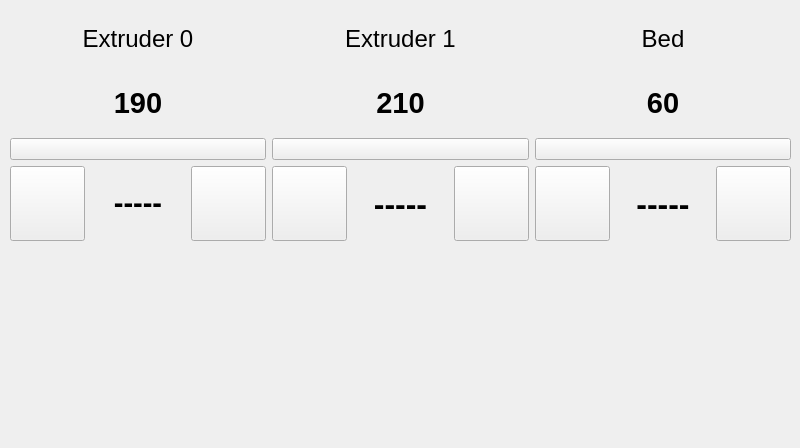
<?xml version="1.0" encoding="UTF-8"?>
<ui version="4.0">
 <class>TemperaturePage</class>
 <widget class="QWidget" name="TemperaturePage">
  <property name="geometry">
   <rect>
    <x>0</x>
    <y>0</y>
    <width>800</width>
    <height>448</height>
   </rect>
  </property>
  <property name="maximumSize">
   <size>
    <width>800</width>
    <height>448</height>
   </size>
  </property>
  <property name="windowTitle">
   <string>TemperatureWindow</string>
  </property>
  <widget class="QWidget" name="widget" native="true">
   <property name="geometry">
    <rect>
     <x>20</x>
     <y>250</y>
     <width>781</width>
     <height>171</height>
    </rect>
   </property>
   <layout class="QGridLayout" name="gridLayout">
    <property name="leftMargin">
     <number>0</number>
    </property>
    <property name="topMargin">
     <number>0</number>
    </property>
    <property name="rightMargin">
     <number>0</number>
    </property>
    <property name="bottomMargin">
     <number>0</number>
    </property>
    <property name="spacing">
     <number>0</number>
    </property>
   </layout>
  </widget>
  <widget class="QWidget" name="widget_2" native="true">
   <property name="geometry">
    <rect>
     <x>10</x>
     <y>10</y>
     <width>781</width>
     <height>231</height>
    </rect>
   </property>
   <layout class="QVBoxLayout" name="verticalLayout">
    <property name="topMargin">
     <number>0</number>
    </property>
    <property name="bottomMargin">
     <number>0</number>
    </property>
    <item>
     <layout class="QHBoxLayout" name="upper">
      <item>
       <layout class="QVBoxLayout" name="verticalLayout_4">
        <item>
         <widget class="QLabel" name="e1label">
          <property name="font">
           <font>
            <pointsize>18</pointsize>
           </font>
          </property>
          <property name="text">
           <string>Extruder 0</string>
          </property>
          <property name="alignment">
           <set>Qt::AlignCenter</set>
          </property>
         </widget>
        </item>
        <item>
         <widget class="QLabel" name="e1temp">
          <property name="font">
           <font>
            <pointsize>22</pointsize>
            <weight>75</weight>
            <bold>true</bold>
           </font>
          </property>
          <property name="text">
           <string>190</string>
          </property>
          <property name="alignment">
           <set>Qt::AlignCenter</set>
          </property>
         </widget>
        </item>
        <item>
         <widget class="QPushButton" name="e1img">
          <property name="text">
           <string/>
          </property>
          <property name="icon">
           <iconset>
            <normaloff>img/nozzleidle.png</normaloff>img/nozzleidle.png</iconset>
          </property>
          <property name="iconSize">
           <size>
            <width>90</width>
            <height>90</height>
           </size>
          </property>
         </widget>
        </item>
       </layout>
      </item>
      <item>
       <layout class="QVBoxLayout" name="verticalLayout_3">
        <item>
         <widget class="QLabel" name="e2label">
          <property name="font">
           <font>
            <pointsize>18</pointsize>
           </font>
          </property>
          <property name="text">
           <string>Extruder 1</string>
          </property>
          <property name="alignment">
           <set>Qt::AlignCenter</set>
          </property>
         </widget>
        </item>
        <item>
         <widget class="QLabel" name="e2temp">
          <property name="font">
           <font>
            <pointsize>22</pointsize>
            <weight>75</weight>
            <bold>true</bold>
           </font>
          </property>
          <property name="text">
           <string>210</string>
          </property>
          <property name="alignment">
           <set>Qt::AlignCenter</set>
          </property>
         </widget>
        </item>
        <item>
         <widget class="QPushButton" name="e2img">
          <property name="text">
           <string/>
          </property>
          <property name="icon">
           <iconset>
            <normaloff>img/nozzleidle.png</normaloff>img/nozzleidle.png</iconset>
          </property>
          <property name="iconSize">
           <size>
            <width>80</width>
            <height>80</height>
           </size>
          </property>
         </widget>
        </item>
       </layout>
      </item>
      <item>
       <layout class="QVBoxLayout" name="verticalLayout_2">
        <item>
         <widget class="QLabel" name="bedlabel">
          <property name="font">
           <font>
            <pointsize>18</pointsize>
           </font>
          </property>
          <property name="text">
           <string>Bed</string>
          </property>
          <property name="alignment">
           <set>Qt::AlignCenter</set>
          </property>
         </widget>
        </item>
        <item>
         <widget class="QLabel" name="bedtemp">
          <property name="font">
           <font>
            <pointsize>22</pointsize>
            <weight>75</weight>
            <bold>true</bold>
           </font>
          </property>
          <property name="text">
           <string>60</string>
          </property>
          <property name="alignment">
           <set>Qt::AlignCenter</set>
          </property>
         </widget>
        </item>
        <item>
         <widget class="QPushButton" name="bedimg">
          <property name="text">
           <string/>
          </property>
          <property name="icon">
           <iconset>
            <normaloff>img/bed_unheated.png</normaloff>img/bed_unheated.png</iconset>
          </property>
          <property name="iconSize">
           <size>
            <width>80</width>
            <height>80</height>
           </size>
          </property>
         </widget>
        </item>
       </layout>
      </item>
     </layout>
    </item>
    <item>
     <layout class="QHBoxLayout" name="lower">
      <item>
       <layout class="QHBoxLayout" name="horizontalLayout_6">
        <item>
         <widget class="QPushButton" name="e1neg">
          <property name="maximumSize">
           <size>
            <width>75</width>
            <height>75</height>
           </size>
          </property>
          <property name="text">
           <string/>
          </property>
          <property name="icon">
           <iconset>
            <normaloff>img/downarrow.png</normaloff>img/downarrow.png</iconset>
          </property>
          <property name="iconSize">
           <size>
            <width>50</width>
            <height>50</height>
           </size>
          </property>
         </widget>
        </item>
        <item>
         <widget class="QLabel" name="e1set">
          <property name="font">
           <font>
            <pointsize>24</pointsize>
            <weight>75</weight>
            <bold>true</bold>
           </font>
          </property>
          <property name="text">
           <string>&lt;html&gt;&lt;head/&gt;&lt;body&gt;&lt;p align=&quot;center&quot;&gt;&lt;span style=&quot; font-size:22pt;&quot;&gt;-----&lt;/span&gt;&lt;/p&gt;&lt;/body&gt;&lt;/html&gt;</string>
          </property>
          <property name="alignment">
           <set>Qt::AlignCenter</set>
          </property>
         </widget>
        </item>
        <item>
         <widget class="QPushButton" name="e1pos">
          <property name="maximumSize">
           <size>
            <width>75</width>
            <height>75</height>
           </size>
          </property>
          <property name="text">
           <string/>
          </property>
          <property name="icon">
           <iconset>
            <normaloff>img/uparrow.png</normaloff>img/uparrow.png</iconset>
          </property>
          <property name="iconSize">
           <size>
            <width>50</width>
            <height>50</height>
           </size>
          </property>
         </widget>
        </item>
       </layout>
      </item>
      <item>
       <layout class="QHBoxLayout" name="horizontalLayout_5">
        <item>
         <widget class="QPushButton" name="e2neg">
          <property name="maximumSize">
           <size>
            <width>75</width>
            <height>75</height>
           </size>
          </property>
          <property name="text">
           <string/>
          </property>
          <property name="icon">
           <iconset>
            <normaloff>img/downarrow.png</normaloff>img/downarrow.png</iconset>
          </property>
          <property name="iconSize">
           <size>
            <width>50</width>
            <height>50</height>
           </size>
          </property>
         </widget>
        </item>
        <item>
         <widget class="QLabel" name="e2set">
          <property name="font">
           <font>
            <pointsize>24</pointsize>
            <weight>75</weight>
            <bold>true</bold>
           </font>
          </property>
          <property name="text">
           <string>-----</string>
          </property>
          <property name="alignment">
           <set>Qt::AlignCenter</set>
          </property>
         </widget>
        </item>
        <item>
         <widget class="QPushButton" name="e2pos">
          <property name="maximumSize">
           <size>
            <width>75</width>
            <height>75</height>
           </size>
          </property>
          <property name="text">
           <string/>
          </property>
          <property name="icon">
           <iconset>
            <normaloff>img/uparrow.png</normaloff>img/uparrow.png</iconset>
          </property>
          <property name="iconSize">
           <size>
            <width>50</width>
            <height>50</height>
           </size>
          </property>
         </widget>
        </item>
       </layout>
      </item>
      <item>
       <layout class="QHBoxLayout" name="horizontalLayout_4">
        <item>
         <widget class="QPushButton" name="bedneg">
          <property name="maximumSize">
           <size>
            <width>75</width>
            <height>75</height>
           </size>
          </property>
          <property name="text">
           <string/>
          </property>
          <property name="icon">
           <iconset>
            <normaloff>img/downarrow.png</normaloff>img/downarrow.png</iconset>
          </property>
          <property name="iconSize">
           <size>
            <width>50</width>
            <height>50</height>
           </size>
          </property>
         </widget>
        </item>
        <item>
         <widget class="QLabel" name="bedset">
          <property name="font">
           <font>
            <pointsize>24</pointsize>
            <weight>75</weight>
            <bold>true</bold>
           </font>
          </property>
          <property name="text">
           <string>-----</string>
          </property>
          <property name="alignment">
           <set>Qt::AlignCenter</set>
          </property>
         </widget>
        </item>
        <item>
         <widget class="QPushButton" name="bedpos">
          <property name="maximumSize">
           <size>
            <width>75</width>
            <height>75</height>
           </size>
          </property>
          <property name="text">
           <string/>
          </property>
          <property name="icon">
           <iconset>
            <normaloff>img/uparrow.png</normaloff>img/uparrow.png</iconset>
          </property>
          <property name="iconSize">
           <size>
            <width>50</width>
            <height>50</height>
           </size>
          </property>
         </widget>
        </item>
       </layout>
      </item>
     </layout>
    </item>
   </layout>
  </widget>
  <widget class="QPushButton" name="pushbutton_back">
   <property name="geometry">
    <rect>
     <x>5</x>
     <y>347</y>
     <width>90</width>
     <height>90</height>
    </rect>
   </property>
   <property name="maximumSize">
    <size>
     <width>100</width>
     <height>100</height>
    </size>
   </property>
   <property name="styleSheet">
    <string notr="true">QPushButton { background: rgba(255,255,255,0); outline: none; border: none; } QPushButton:checked{background: rgba(255,255,255,0); outline: none; border: none;} QPushButton:pressed { background: rgba(0,0,0,0.1); outline: none; border: none; }</string>
   </property>
   <property name="text">
    <string notr="true"/>
   </property>
   <property name="icon">
    <iconset>
     <normaloff>img/back.png</normaloff>img/back.png</iconset>
   </property>
   <property name="iconSize">
    <size>
     <width>100</width>
     <height>100</height>
    </size>
   </property>
  </widget>
 </widget>
 <resources/>
 <connections/>
</ui>
